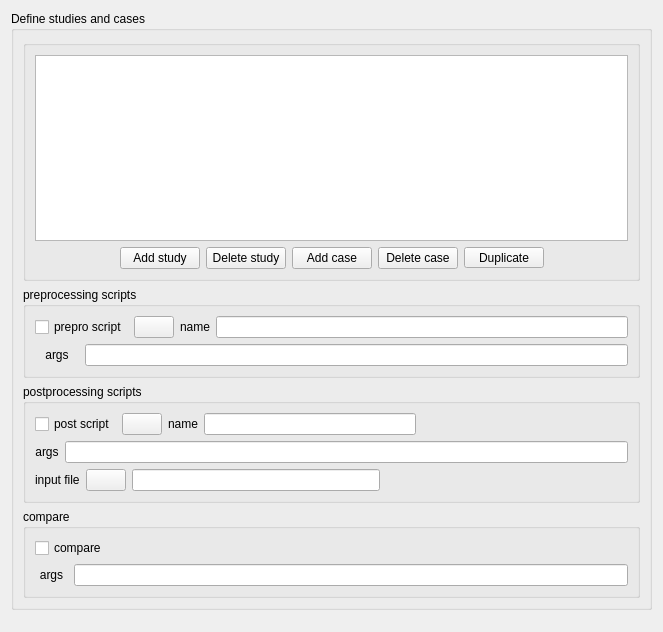
<?xml version="1.0" encoding="UTF-8"?>
<ui version="4.0">
 <class>ManageCasesForm</class>
 <widget class="QWidget" name="ManageCasesForm">
  <property name="geometry">
   <rect>
    <x>0</x>
    <y>0</y>
    <width>659</width>
    <height>632</height>
   </rect>
  </property>
  <property name="windowTitle">
   <string>Form</string>
  </property>
  <layout class="QGridLayout" name="gridLayout_9">
   <item row="0" column="0">
    <widget class="QGroupBox" name="groupBoxManageCases">
     <property name="title">
      <string>Define studies and cases</string>
     </property>
     <layout class="QGridLayout" name="gridLayout_8">
      <item row="0" column="0">
       <widget class="QGroupBox" name="groupBox">
        <property name="title">
         <string/>
        </property>
        <layout class="QGridLayout" name="gridLayout">
         <item row="0" column="0">
          <widget class="QTreeView" name="treeViewCases"/>
         </item>
         <item row="1" column="0">
          <layout class="QHBoxLayout" name="horizontalLayout_2">
           <item>
            <spacer>
             <property name="orientation">
              <enum>Qt::Horizontal</enum>
             </property>
             <property name="sizeHint" stdset="0">
              <size>
               <width>17</width>
               <height>17</height>
              </size>
             </property>
            </spacer>
           </item>
           <item>
            <layout class="QHBoxLayout" name="horizontalLayout">
             <item>
              <widget class="QPushButton" name="pushButtonAddStudy">
               <property name="text">
                <string>Add study</string>
               </property>
              </widget>
             </item>
             <item>
              <widget class="QPushButton" name="pushButtonDeleteStudy">
               <property name="text">
                <string>Delete study</string>
               </property>
              </widget>
             </item>
             <item>
              <widget class="QPushButton" name="pushButtonAdd">
               <property name="text">
                <string>Add case</string>
               </property>
              </widget>
             </item>
             <item>
              <widget class="QPushButton" name="pushButtonDelete">
               <property name="text">
                <string>Delete case</string>
               </property>
              </widget>
             </item>
             <item>
              <widget class="QToolButton" name="toolButtonDuplicate">
               <property name="minimumSize">
                <size>
                 <width>80</width>
                 <height>0</height>
                </size>
               </property>
               <property name="maximumSize">
                <size>
                 <width>80</width>
                 <height>16777215</height>
                </size>
               </property>
               <property name="statusTip">
                <string>Delet several lines if you want</string>
               </property>
               <property name="text">
                <string>Duplicate</string>
               </property>
              </widget>
             </item>
            </layout>
           </item>
           <item>
            <spacer>
             <property name="orientation">
              <enum>Qt::Horizontal</enum>
             </property>
             <property name="sizeHint" stdset="0">
              <size>
               <width>17</width>
               <height>17</height>
              </size>
             </property>
            </spacer>
           </item>
          </layout>
         </item>
        </layout>
       </widget>
      </item>
      <item row="1" column="0">
       <widget class="QGroupBox" name="groupBoxPrepro">
        <property name="title">
         <string>preprocessing scripts</string>
        </property>
        <layout class="QGridLayout" name="gridLayout_4">
         <item row="0" column="0">
          <layout class="QGridLayout" name="gridLayout_2">
           <item row="0" column="0" colspan="2">
            <widget class="QCheckBox" name="checkBoxPrepro">
             <property name="sizePolicy">
              <sizepolicy hsizetype="Preferred" vsizetype="Preferred">
               <horstretch>0</horstretch>
               <verstretch>0</verstretch>
              </sizepolicy>
             </property>
             <property name="text">
              <string>prepro script</string>
             </property>
            </widget>
           </item>
           <item row="0" column="2">
            <widget class="QPushButton" name="pushButtonPrepro">
             <property name="text">
              <string/>
             </property>
             <property name="icon">
              <iconset>
               <normaloff>:/new/prefix1/icons/22x22/edit-find-replace.png</normaloff>:/new/prefix1/icons/22x22/edit-find-replace.png</iconset>
             </property>
             <property name="iconSize">
              <size>
               <width>22</width>
               <height>22</height>
              </size>
             </property>
            </widget>
           </item>
           <item row="0" column="3">
            <widget class="QLabel" name="label">
             <property name="text">
              <string>name</string>
             </property>
             <property name="alignment">
              <set>Qt::AlignCenter</set>
             </property>
            </widget>
           </item>
           <item row="0" column="4">
            <widget class="QLineEdit" name="lineEditPrepro"/>
           </item>
           <item row="1" column="0">
            <widget class="QLabel" name="label_2">
             <property name="text">
              <string>args</string>
             </property>
             <property name="alignment">
              <set>Qt::AlignCenter</set>
             </property>
            </widget>
           </item>
           <item row="1" column="1" colspan="4">
            <widget class="QLineEdit" name="lineEditPreproArgs"/>
           </item>
          </layout>
         </item>
        </layout>
       </widget>
      </item>
      <item row="2" column="0">
       <widget class="QGroupBox" name="groupBoxPost">
        <property name="title">
         <string>postprocessing scripts</string>
        </property>
        <layout class="QGridLayout" name="gridLayout_5">
         <item row="0" column="0">
          <layout class="QHBoxLayout" name="horizontalLayout_3">
           <item>
            <widget class="QCheckBox" name="checkBoxPost">
             <property name="sizePolicy">
              <sizepolicy hsizetype="Preferred" vsizetype="Preferred">
               <horstretch>0</horstretch>
               <verstretch>0</verstretch>
              </sizepolicy>
             </property>
             <property name="text">
              <string>post script</string>
             </property>
            </widget>
           </item>
           <item>
            <widget class="QPushButton" name="pushButtonPost">
             <property name="text">
              <string/>
             </property>
             <property name="icon">
              <iconset>
               <normaloff>:/new/prefix1/icons/22x22/edit-find-replace.png</normaloff>:/new/prefix1/icons/22x22/edit-find-replace.png</iconset>
             </property>
             <property name="iconSize">
              <size>
               <width>22</width>
               <height>22</height>
              </size>
             </property>
            </widget>
           </item>
           <item>
            <widget class="QLabel" name="label_5">
             <property name="text">
              <string>name</string>
             </property>
             <property name="alignment">
              <set>Qt::AlignCenter</set>
             </property>
            </widget>
           </item>
           <item>
            <widget class="QLineEdit" name="lineEditPost"/>
           </item>
           <item>
            <spacer name="horizontalSpacer_5">
             <property name="orientation">
              <enum>Qt::Horizontal</enum>
             </property>
             <property name="sizeHint" stdset="0">
              <size>
               <width>40</width>
               <height>20</height>
              </size>
             </property>
            </spacer>
           </item>
          </layout>
         </item>
         <item row="1" column="0">
          <layout class="QHBoxLayout" name="horizontalLayout_4">
           <item>
            <widget class="QLabel" name="label_6">
             <property name="text">
              <string>args</string>
             </property>
             <property name="alignment">
              <set>Qt::AlignCenter</set>
             </property>
            </widget>
           </item>
           <item>
            <widget class="QLineEdit" name="lineEditPostArgs"/>
           </item>
          </layout>
         </item>
         <item row="2" column="0">
          <layout class="QGridLayout" name="gridLayout_3">
           <item row="0" column="2">
            <widget class="QLineEdit" name="lineEditInput"/>
           </item>
           <item row="0" column="0">
            <widget class="QLabel" name="labelinput">
             <property name="text">
              <string>input file</string>
             </property>
            </widget>
           </item>
           <item row="0" column="3">
            <spacer name="horizontalSpacer_6">
             <property name="orientation">
              <enum>Qt::Horizontal</enum>
             </property>
             <property name="sizeHint" stdset="0">
              <size>
               <width>40</width>
               <height>20</height>
              </size>
             </property>
            </spacer>
           </item>
           <item row="0" column="1">
            <widget class="QPushButton" name="pushButtonInput">
             <property name="text">
              <string/>
             </property>
             <property name="icon">
              <iconset>
               <normaloff>:/new/prefix1/icons/22x22/edit-find-replace.png</normaloff>:/new/prefix1/icons/22x22/edit-find-replace.png</iconset>
             </property>
             <property name="iconSize">
              <size>
               <width>22</width>
               <height>22</height>
              </size>
             </property>
            </widget>
           </item>
          </layout>
         </item>
        </layout>
       </widget>
      </item>
      <item row="3" column="0">
       <widget class="QGroupBox" name="groupBoxCompare">
        <property name="title">
         <string>compare</string>
        </property>
        <layout class="QGridLayout" name="gridLayout_7">
         <item row="0" column="0">
          <layout class="QGridLayout" name="gridLayout_6">
           <item row="0" column="0" colspan="2">
            <widget class="QCheckBox" name="checkBoxCompare">
             <property name="sizePolicy">
              <sizepolicy hsizetype="Preferred" vsizetype="Preferred">
               <horstretch>0</horstretch>
               <verstretch>0</verstretch>
              </sizepolicy>
             </property>
             <property name="text">
              <string>compare</string>
             </property>
            </widget>
           </item>
           <item row="0" column="2">
            <spacer name="horizontalSpacer_4">
             <property name="orientation">
              <enum>Qt::Horizontal</enum>
             </property>
             <property name="sizeHint" stdset="0">
              <size>
               <width>268</width>
               <height>20</height>
              </size>
             </property>
            </spacer>
           </item>
           <item row="1" column="0">
            <widget class="QLabel" name="label_9">
             <property name="text">
              <string>args</string>
             </property>
             <property name="alignment">
              <set>Qt::AlignCenter</set>
             </property>
            </widget>
           </item>
           <item row="1" column="1" colspan="2">
            <widget class="QLineEdit" name="lineEditCompareArgs"/>
           </item>
          </layout>
         </item>
        </layout>
       </widget>
      </item>
     </layout>
    </widget>
   </item>
   <item row="1" column="0">
    <spacer>
     <property name="orientation">
      <enum>Qt::Vertical</enum>
     </property>
     <property name="sizeHint" stdset="0">
      <size>
       <width>641</width>
       <height>16</height>
      </size>
     </property>
    </spacer>
   </item>
  </layout>
  <zorder>groupBoxManageCases</zorder>
  <zorder></zorder>
 </widget>
 <resources>
  <include location="resource_base.qrc"/>
 </resources>
 <connections/>
</ui>
